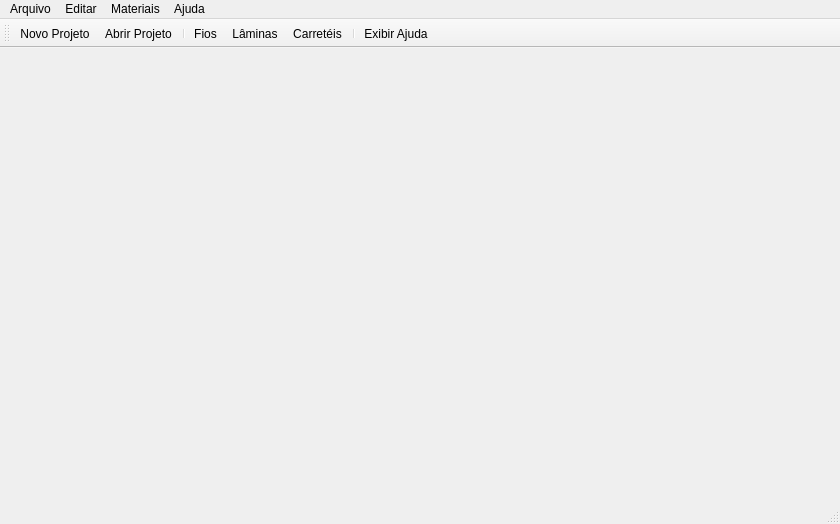
<?xml version="1.0" encoding="UTF-8"?>
<ui version="4.0">
 <class>MainWindow</class>
 <widget class="QMainWindow" name="MainWindow">
  <property name="geometry">
   <rect>
    <x>0</x>
    <y>0</y>
    <width>840</width>
    <height>524</height>
   </rect>
  </property>
  <property name="windowTitle">
   <string>Helena - Software de desenvolvimento de transformadores</string>
  </property>
  <property name="windowIcon">
   <iconset resource="../icons/main.qrc">
    <normaloff>:/iconPower.ico</normaloff>:/iconPower.ico</iconset>
  </property>
  <widget class="QWidget" name="centralWidget"/>
  <widget class="QMenuBar" name="menuBar">
   <property name="geometry">
    <rect>
     <x>0</x>
     <y>0</y>
     <width>840</width>
     <height>21</height>
    </rect>
   </property>
   <widget class="QMenu" name="menuFile">
    <property name="title">
     <string>Arquivo</string>
    </property>
    <addaction name="action_newProject"/>
    <addaction name="action_openProject"/>
    <addaction name="action_exit"/>
   </widget>
   <widget class="QMenu" name="menuPreferences">
    <property name="title">
     <string>Editar</string>
    </property>
    <addaction name="action_preferences"/>
   </widget>
   <widget class="QMenu" name="menuMaterials">
    <property name="title">
     <string>Materiais</string>
    </property>
    <addaction name="action_wires"/>
    <addaction name="action_laminas"/>
    <addaction name="action_bobbins"/>
   </widget>
   <widget class="QMenu" name="menuHelp">
    <property name="title">
     <string>Ajuda</string>
    </property>
    <addaction name="action_showHelp"/>
    <addaction name="action_aboutHelena"/>
   </widget>
   <addaction name="menuFile"/>
   <addaction name="menuPreferences"/>
   <addaction name="menuMaterials"/>
   <addaction name="menuHelp"/>
  </widget>
  <widget class="QToolBar" name="mainToolBar">
   <attribute name="toolBarArea">
    <enum>TopToolBarArea</enum>
   </attribute>
   <attribute name="toolBarBreak">
    <bool>false</bool>
   </attribute>
   <addaction name="action_newProject"/>
   <addaction name="action_openProject"/>
   <addaction name="separator"/>
   <addaction name="action_wires"/>
   <addaction name="action_laminas"/>
   <addaction name="action_bobbins"/>
   <addaction name="separator"/>
   <addaction name="action_showHelp"/>
  </widget>
  <widget class="QStatusBar" name="statusBar"/>
  <action name="action_newProject">
   <property name="icon">
    <iconset resource="../icons/main.qrc">
     <normaloff>:/iconNew.ico</normaloff>:/iconNew.ico</iconset>
   </property>
   <property name="text">
    <string>Novo Projeto</string>
   </property>
  </action>
  <action name="action_openProject">
   <property name="icon">
    <iconset resource="../icons/main.qrc">
     <normaloff>:/iconDocumentOpen.ico</normaloff>:/iconDocumentOpen.ico</iconset>
   </property>
   <property name="text">
    <string>Abrir Projeto</string>
   </property>
  </action>
  <action name="action_saveProject">
   <property name="icon">
    <iconset resource="../icons/main.qrc">
     <normaloff>:/iconSave.ico</normaloff>:/iconSave.ico</iconset>
   </property>
   <property name="text">
    <string>Salvar Projeto</string>
   </property>
  </action>
  <action name="action_closeProject">
   <property name="icon">
    <iconset resource="../icons/main.qrc">
     <normaloff>:/iconClose.ico</normaloff>:/iconClose.ico</iconset>
   </property>
   <property name="text">
    <string>Fechar Projeto</string>
   </property>
  </action>
  <action name="action_exit">
   <property name="icon">
    <iconset resource="../icons/main.qrc">
     <normaloff>:/iconExit.ico</normaloff>:/iconExit.ico</iconset>
   </property>
   <property name="text">
    <string>Sair</string>
   </property>
  </action>
  <action name="action_preferences">
   <property name="icon">
    <iconset resource="../icons/main.qrc">
     <normaloff>:/iconSetting.ico</normaloff>:/iconSetting.ico</iconset>
   </property>
   <property name="text">
    <string>Preferências</string>
   </property>
  </action>
  <action name="action_wires">
   <property name="icon">
    <iconset resource="../icons/main.qrc">
     <normaloff>:/iconWire.ico</normaloff>:/iconWire.ico</iconset>
   </property>
   <property name="text">
    <string>Fios</string>
   </property>
  </action>
  <action name="action_laminas">
   <property name="icon">
    <iconset resource="../icons/main.qrc">
     <normaloff>:/iconLamina.ico</normaloff>:/iconLamina.ico</iconset>
   </property>
   <property name="text">
    <string>Lâminas</string>
   </property>
  </action>
  <action name="action_bobbins">
   <property name="icon">
    <iconset resource="../icons/main.qrc">
     <normaloff>:/iconBobbin.ico</normaloff>:/iconBobbin.ico</iconset>
   </property>
   <property name="text">
    <string>Carretéis</string>
   </property>
  </action>
  <action name="action_showHelp">
   <property name="icon">
    <iconset resource="../icons/main.qrc">
     <normaloff>:/iconHelp.ico</normaloff>:/iconHelp.ico</iconset>
   </property>
   <property name="text">
    <string>Exibir Ajuda</string>
   </property>
  </action>
  <action name="action_aboutHelena">
   <property name="icon">
    <iconset resource="../icons/main.qrc">
     <normaloff>:/iconAbout.ico</normaloff>:/iconAbout.ico</iconset>
   </property>
   <property name="text">
    <string>Sobre o Helena</string>
   </property>
  </action>
 </widget>
 <layoutdefault spacing="6" margin="11"/>
 <resources>
  <include location="../icons/main.qrc"/>
 </resources>
 <connections/>
</ui>
